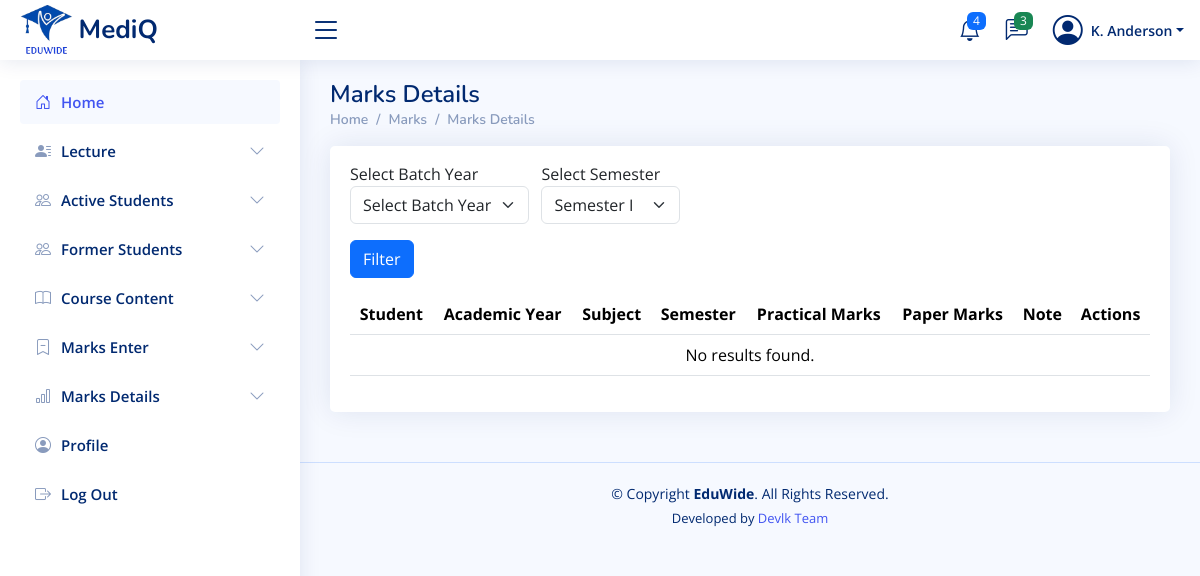
/lectures/pages-marks-details.php (signed in), run on an earlier commit of the app's database.
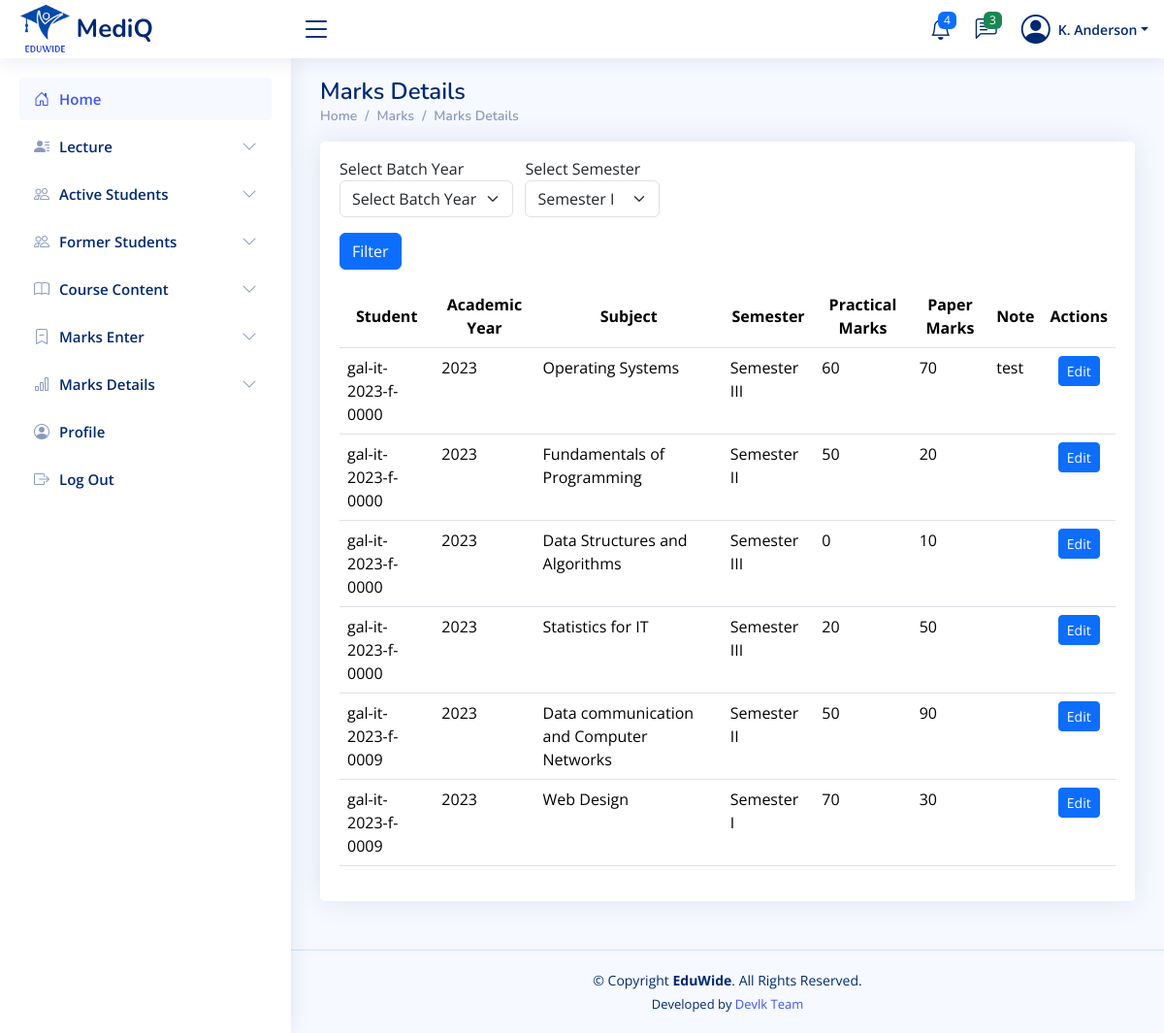
And on a later commit of the database.
### tables this page shows
CREATE TABLE `marks` (
  `id` int(11) NOT NULL,
  `student_id` varchar(50) NOT NULL,
  `year` varchar(4) NOT NULL,
  `subject` varchar(100) NOT NULL,
  `semester` varchar(50) NOT NULL,
  `practical_marks` int(11) NOT NULL,
  `paper_marks` int(11) NOT NULL,
  `special_notes` text DEFAULT NULL,
  `created_at` timestamp NOT NULL DEFAULT current_timestamp()
);

### lectures/pages-marks-details.php (the view, shortened to what this page needs)
<?php
require_once '../includes/db-conn.php';
$semester_filter = isset($_POST['semester']) ? $_POST['semester'] : '';
$sql = "SELECT * FROM marks WHERE 1";
$stmt = $conn->prepare($sql);
$stmt->execute();
$result = $stmt->get_result();
?>
<!DOCTYPE html>
<html lang="en">
<head>
    <link rel="stylesheet" href="https://cdn.datatables.net/1.11.5/css/jquery.dataTables.min.css">
    <?php include_once("../includes/css-links-inc.php"); ?>
</head>
<body>
    <?php include_once("../includes/header.php") ?>
    <?php include_once("../includes/lectures-sidebar.php") ?>
    <main id="main" class="main">
        <div class="pagetitle">
            <h1>Marks Details</h1>
            <nav>
                <ol class="breadcrumb">
                    <li class="breadcrumb-item"><a href="index.html">Home</a></li>
                    <li class="breadcrumb-item"><a href="index.html">Marks</a></li>
                    <li class="breadcrumb-item"><a href="index.html">Marks Details</a></li>
                </ol>
            </nav>
        </div>
        <section class="section">
            <div class="row">
                <div class="col-lg-12">
                    <div class="card">
                        <div class="card-body">
                            <div class="form-group mb-3 mt-3">
                                <form method="POST" action="">
                                    <div class="d-flex">
                                        <div>
                                            <label for="year">Select Batch Year</label>
                                            <select class="form-select" id="year" name="year" required>
                                                <option value="">Select Batch Year</option>
                                            </select>
                                        </div>
                                        <div>
                                            <label for="semester">Select Semester</label>
                                            <select class="form-select" id="semester" name="semester" required>
                                                <option value="Semester I" <?= $semester_filter == 'Semester I' ? 'selected' : ''; ?>>Semester I</option>
                                            </select>
                                        </div>
                                    </div>
                                    <button class="btn btn-primary mt-3">Filter</button>
                                </form>
                            </div>
                            <table class="table datatable">
                                <thead class="align-middle text-center">
                                    <tr>
                                        <th>Student</th>
                                        <th>Academic Year</th>
                                        <th>Subject</th>
                                        <th>Semester</th>
                                        <th>Practical Marks</th>
                                        <th>Paper Marks</th>
                                        <th>Note</th>
                                        <th>Actions</th>
                                    </tr>
                                </thead>
                                <tbody>
                                    <?php if ($result->num_rows > 0) : ?>
                                        <?php while ($row = $result->fetch_assoc()) : ?>
                                            <tr>
                                                <td><?= htmlspecialchars($row['student_id']) ?></td>
                                                <td><?= htmlspecialchars($row['year']) ?></td>
                                                <td><?= htmlspecialchars($row['subject']) ?></td>
                                                <td><?= htmlspecialchars($row['semester']) ?></td>
                                                <td><?= htmlspecialchars($row['practical_marks']) ?></td>
                                                <td><?= htmlspecialchars($row['paper_marks']) ?></td>
                                                <td><?= htmlspecialchars($row['special_notes']) ?></td>
                                                <td class="text-center">
                                                    <a href="edit-marks.php?id=<?= $row['id'] ?>" class="btn btn-primary btn-sm">Edit</a>
                                                </td>
                                            </tr>
                                        <?php endwhile; ?>
                                    <?php else : ?>
                                        <tr>
                                            <td colspan="8" class="text-center">No results found.</td>
                                        </tr>
                                    <?php endif; ?>
                                </tbody>
                            </table>
                        </div>
                    </div>
                </div>
            </div>
        </section>
    </main>
    <?php include_once("../includes/footer.php") ?>
</body>
</html>

What changed in the data, as far as the page shows it:
added marks: student "gal-it-2023-f-0000", year "2023", subject "Operating Systems", semester "Semester III", practical_marks "60", paper_marks "70", special_notes "test"
added marks: student "gal-it-2023-f-0000", year "2023", subject "Fundamentals of Programming", semester "Semester II", practical_marks "50", paper_marks "20"
added marks: student "gal-it-2023-f-0000", year "2023", subject "Data Structures and Algorithms", semester "Semester III", practical_marks "0", paper_marks "10"
added marks: student "gal-it-2023-f-0000", year "2023", subject "Statistics for IT", semester "Semester III", practical_marks "20", paper_marks "50"
added marks: student "gal-it-2023-f-0009", year "2023", subject "Data communication and Computer Networks", semester "Semester II", practical_marks "50", paper_marks "90"
added marks: student "gal-it-2023-f-0009", year "2023", subject "Web Design", semester "Semester I", practical_marks "70", paper_marks "30"
Also different on the page:
text no longer shown: "No results found."
